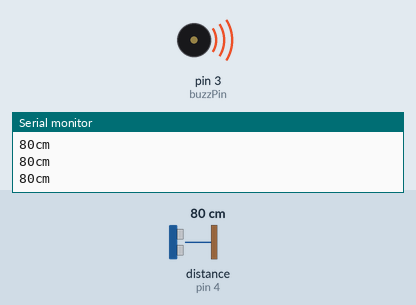
The sketch below on a simulated Arduino Uno, built with avr-gcc and run on an emulated ATmega328P. Parts: buzzer (waves = sounding, pin HIGH), the last lines printed to the serial monitor. Wiring (inferred from the names in the program): ultrasonic range finder: trigger pin 2; echo pin 4. The inputs (shaded band) are chosen by the test bench; at power-on: distance to the obstacle (sensor on pin 4) 80 cm. The echo pulse lasts 58.3 µs per cm; pins used as bus, display or sensor lines are not drawn.

Above: at 1.2 s.
1.3 s: distance to the obstacle (sensor on pin 4) set to 95 cm
2.8 s: distance to the obstacle (sensor on pin 4) set to 105 cm
At 3.6 s:
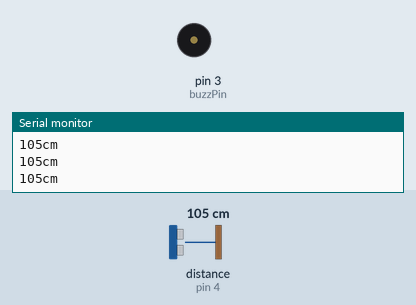
4.3 s: distance to the obstacle (sensor on pin 4) set to 2 cm
At 5.5 s:
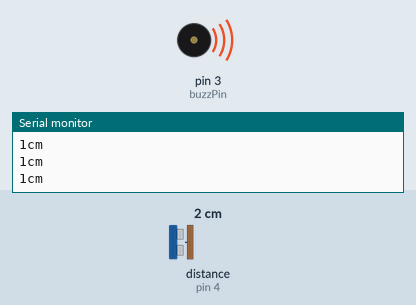
5.8 s: distance to the obstacle (sensor on pin 4) set to 120 cm
At 6.2 s:
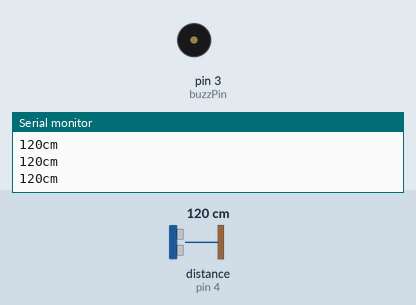
Timing chart, 0 to 8.3 s (numbered marks = the images above; inputs shaded):
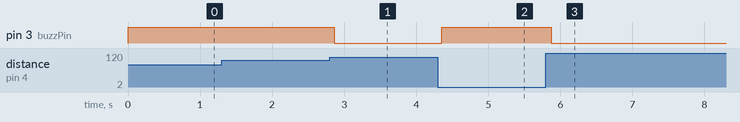

Measured:
- the behaviour switches between 100 and 101 cm on distance to the obstacle (sensor on pin 4) (found by bisection; images 0 and 1)
- after the input at 2.8 s, pin 3 (buzzPin): HIGH → LOW after 0.06 s
- after the input at 4.3 s, pin 3 (buzzPin): LOW → HIGH after 0.05 s
- after the input at 5.8 s, pin 3 (buzzPin): HIGH → LOW after 0.07 s

The sketch:

safedistance.ino
```cpp
const int pingPin = 2; // Trigger Pin of Ultrasonic Sensor
const int echoPin = 4; // Echo Pin of Ultrasonic Sensor
int buzzPin = 3;

void setup() {
   Serial.begin(9600); // Starting Serial Terminal
   pinMode(buzzPin, OUTPUT);
   digitalWrite(buzzPin, LOW);
}

void loop() {
   long duration, inches, cm;
   pinMode(pingPin, OUTPUT);
   digitalWrite(pingPin, LOW);
   delayMicroseconds(2);
   digitalWrite(pingPin, HIGH);
   delayMicroseconds(10);
   digitalWrite(pingPin, LOW);
   pinMode(echoPin, INPUT);
   duration = pulseIn(echoPin, HIGH);
   inches = microsecondsToInches(duration);
   cm = microsecondsToCentimeters(duration);
   if(cm>=2000)
   {
    digitalWrite(buzzPin, HIGH);
   }
   if(cm<=100)
   {
    digitalWrite(buzzPin, HIGH);
   }
   else
   {
    digitalWrite(buzzPin, LOW);
   }
   Serial.print(cm);
   Serial.print("cm");
   Serial.println();
   delay(100);
}

long microsecondsToInches(long microseconds) {
   return microseconds / 74 / 2;
}

long microsecondsToCentimeters(long microseconds) {
   return microseconds / 29 / 2;
}
```
